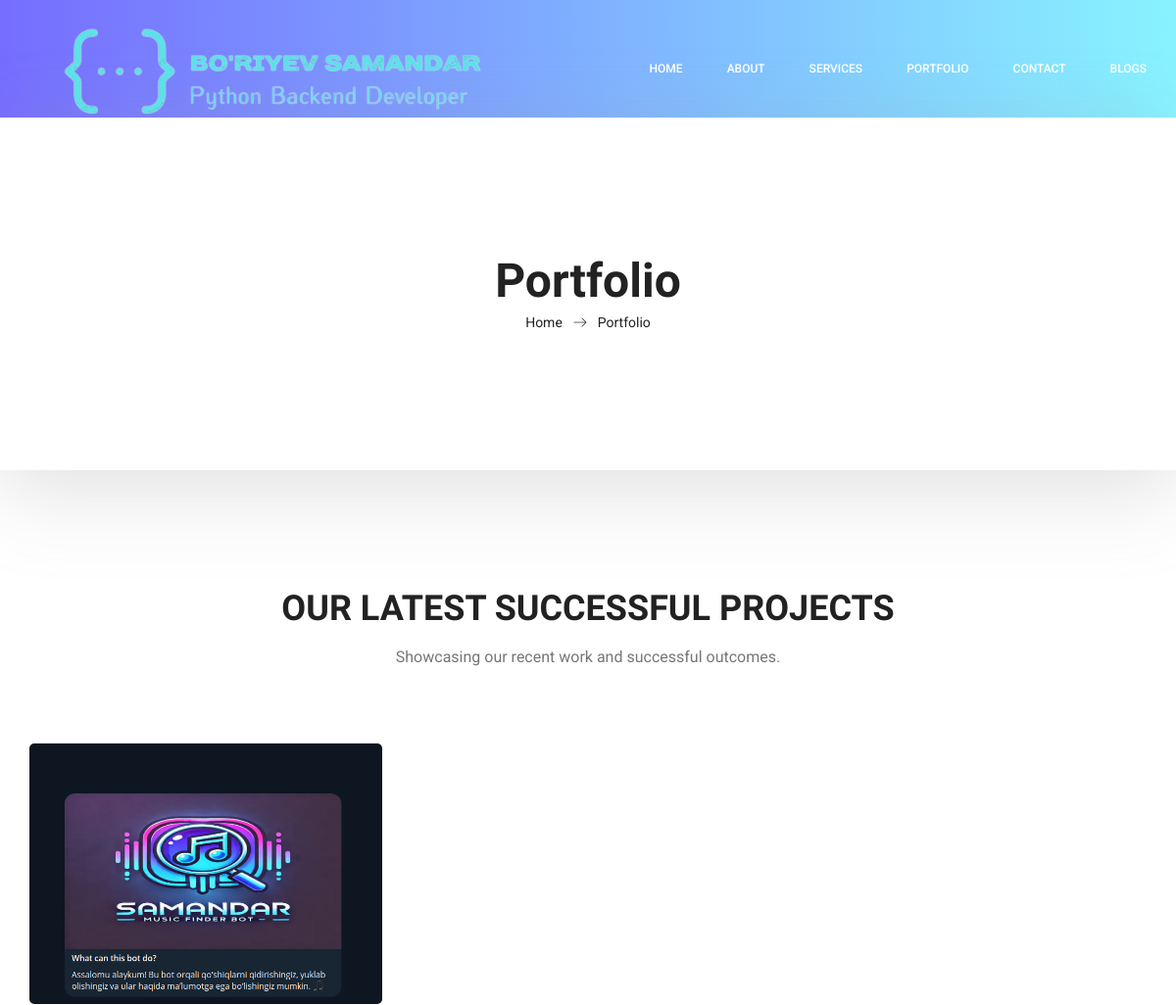
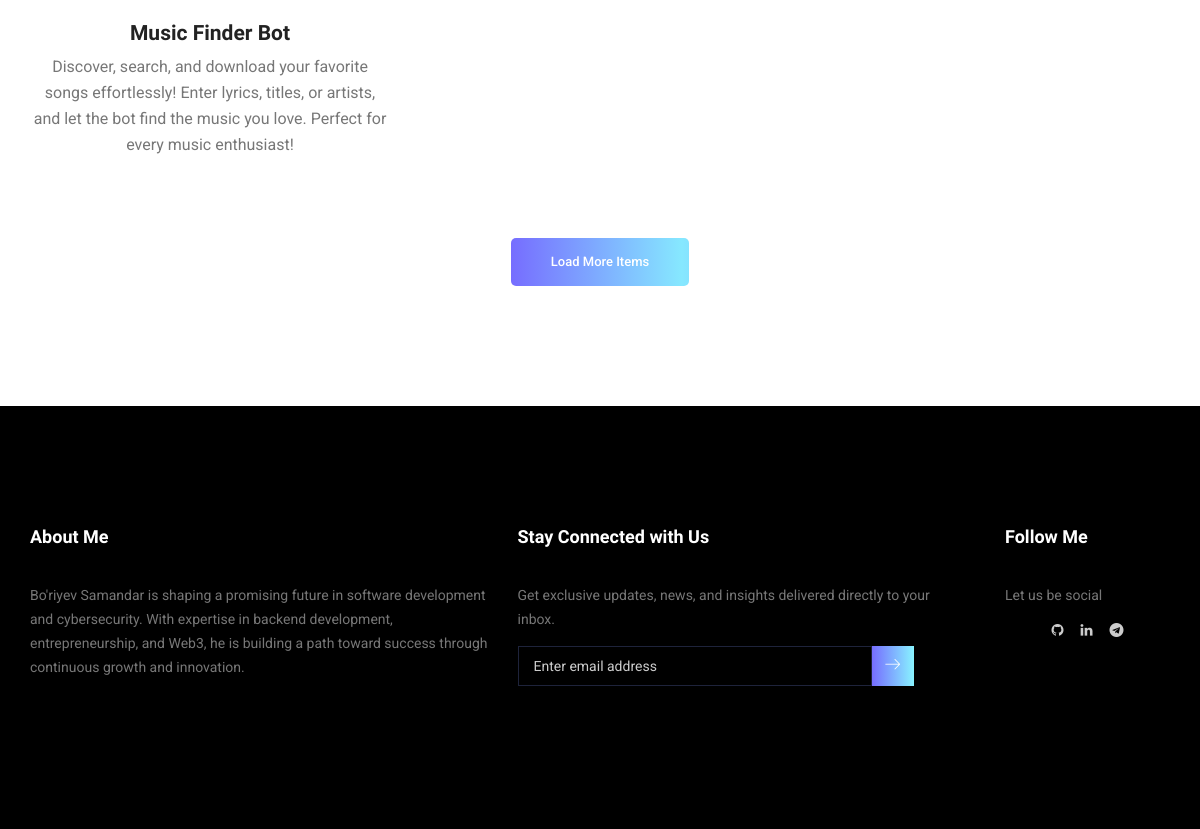
The app's page /portfolio with its own data (2 pictures, top to bottom).
### portfolio/models.py (models this page shows, shortened)
class User(models.Model):
    name = models.CharField(max_length=100)
    title = models.CharField(max_length=100)
    about = models.TextField()
    contact_email = models.EmailField(max_length=100)
    phone = models.CharField(max_length=20, blank=True, null=True)
    location = models.CharField(max_length=255)
    date_of_birth = models.DateField(blank=True, null=True)
    completed_tasks = models.IntegerField(default=0)
    open_source_projects = models.IntegerField(default=0)
    years_of_experience = models.IntegerField(default=0)
    profile_image = models.ImageField(upload_to='user_images/', blank=True, null=True)
    profile_logo = models.ImageField(upload_to='logo/', blank=True, null=True)

class Project(models.Model):
    user = models.ForeignKey(User, related_name="projects", on_delete=models.CASCADE)
    title = models.CharField(max_length=100)
    description = models.TextField()
    type = models.CharField(max_length=50)
    category = models.CharField(max_length=50)
    project_image = models.ImageField(upload_to='project_image/', blank=True, null=True)
    project_link = models.CharField(max_length=100)

### portfolio/views.py (the view)
# urls.py: path('', include('portfolio.urls')),
def portfolio(request):
    projects = Project.objects.all()
    user = User.objects.first()
    context = {
        'projects': projects,
        'user': user,
    }
    return render(request, 'portfolio.html', context)

### templates/portfolio.html (shortened to what this page needs)
{% extends 'base.html' %}
{% load static %}
{% block content %}
<link rel="stylesheet" href="{% static 'css/portfolio.css' %}">
<section class="banner_area">
    <div class="box_1620">
        <div class="banner_inner d-flex align-items-center">
            <div class="container">
                <div class="banner_content text-center">
                    <h2>Portfolio</h2>
                    <div class="page_link">
                        <a href="{% url 'index' %}">Home</a>
                        <a href="{% url 'portfolio' %}">Portfolio</a>
                    </div>
                </div>
            </div>
        </div>
    </div>
</section>
<section class="home_gallery_area p_120">
    <div class="container">
        <div class="main_title">
            <h2>Our Latest Successful Projects</h2>
            <p>Showcasing our recent work and successful outcomes.</p>
        </div>
    </div>
    <div class="container">
        <div class="gallery_f_inner row imageGallery1">
            {% for project in projects %}
            <div class="col-lg-4 col-md-4 col-sm-6 brand manipul design print">
                <div class="h_gallery_item">
                    <div class="g_img_item">
                    </div>
                    <div class="g_item_text">
                        <h4>{{ project.title }}</h4>
                        <p>{{ project.description }}</p>
                    </div>
                </div>
            </div>
            {% endfor %}
        </div>
        <div class="more_btn">
            <a class="main_btn" href="#">Load More Items</a>
        </div>
    </div>
</section>
{% endblock %}

### templates/header.html (shortened to what this page needs)
<header class="header_area">
    <div class="main_menu">
        <nav class="navbar navbar-expand-lg navbar-light">
            <div class="container box_1620">
                <a class="navbar-brand logo_h" href="{% url 'index' %}">
                    <img src="{{ user.profile_logo.url }}" alt="">
                </a>
                <div class="collapse navbar-collapse offset" id="navbarSupportedContent">
                    <ul class="nav navbar-nav menu_nav ml-auto">
                        <li class="nav-item active"><a class="nav-link" href="{% url 'index' %}">Home</a></li>
                        <li class="nav-item"><a class="nav-link" href="{% url 'about' %}">About</a></li>
                        <li class="nav-item"><a class="nav-link" href="{% url 'services' %}">Services</a></li>
                        <li class="nav-item"><a class="nav-link" href="{% url 'portfolio' %}">Portfolio</a></li>
                        <li class="nav-item"><a class="nav-link" href="{% url 'contact_us' %}">Contact</a></li>
                        <li class="nav-item"><a class="nav-link" href="{% url 'blog' %}">Blogs</a></li>
                    </ul>
                </div>
            </div>
        </nav>
    </div>
</header>

### templates/footer.html
<footer class="footer_area p_120">
    <div class="container">
        <div class="row footer_inner">
            <div class="col-lg-5 col-sm-12">
                <aside class="f_widget ab_widget">
                    <div class="f_title">
                        <h3>About Me</h3>
                    </div>
                    <p>{{ user.about }}</p>
                </aside>
            </div>
            <div class="col-lg-5 col-sm-12">
                <aside class="f_widget news_widget">
                    <div class="f_title">
                        <h3>Stay Connected with Us</h3>
                    </div>
                    <p>Get exclusive updates, news, and insights delivered directly to your inbox.</p>
                    <div id="mc_embed_signup">
                        <form target="_blank" action="https://spondonit.us12.list-manage.com/subscribe/post?u=1462626880ade1ac87bd9c93a&amp;id=92a4423d01" method="get" class="subscribe_form relative">
                            <div class="input-group d-flex flex-row">
                                <input name="EMAIL" placeholder="Enter email address" required="" type="email">
                                <button class="btn sub-btn"><span class="lnr lnr-arrow-right"></span></button>
                            </div>
                        </form>
                    </div>
                </aside>
            </div>
            <div class="col-lg-2 col-sm-12">
                <aside class="f_widget social_widget">
                    <div class="f_title">
                        <h3>Follow Me</h3>
                    </div>
                    <p>Let us be social</p>
                    <ul class="list d-flex justify-content-center">
                        <li><a href="https://github.com/Samandar2005" target="_blank"><i class="fa fa-github"></i></a></li>
                        <li><a href="https://www.linkedin.com/in/samandar-bo-riyev-612250266/" target="_blank"><i class="fa fa-linkedin"></i></a></li>
                        <li><a href="https://t.me/BoriyevSamandar" target="_blank"><i class="fa fa-telegram"></i></a></li>
                    </ul>
                </aside>
            </div>
        </div>
    </div>
</footer>

### static/css/responsive.css (style rules this page uses)
@media (max-width:1619px) { .banner_area .box_1620 { border-radius: 0px; } }

### records on screen
User: profile_logo (picture), about "Bo'riyev Samandar is shaping a promising future in software development and cybersecurity. With expertise in backend development, entrepreneurship, and Web3, he is building a path toward success through continuous growth and innovation."
Project: title "Music Finder Bot", description "Discover, search, and download your favorite songs effortlessly! Enter lyrics, titles, or artists, and let the bot find the music you love. Perfect for every music enthusiast!"
